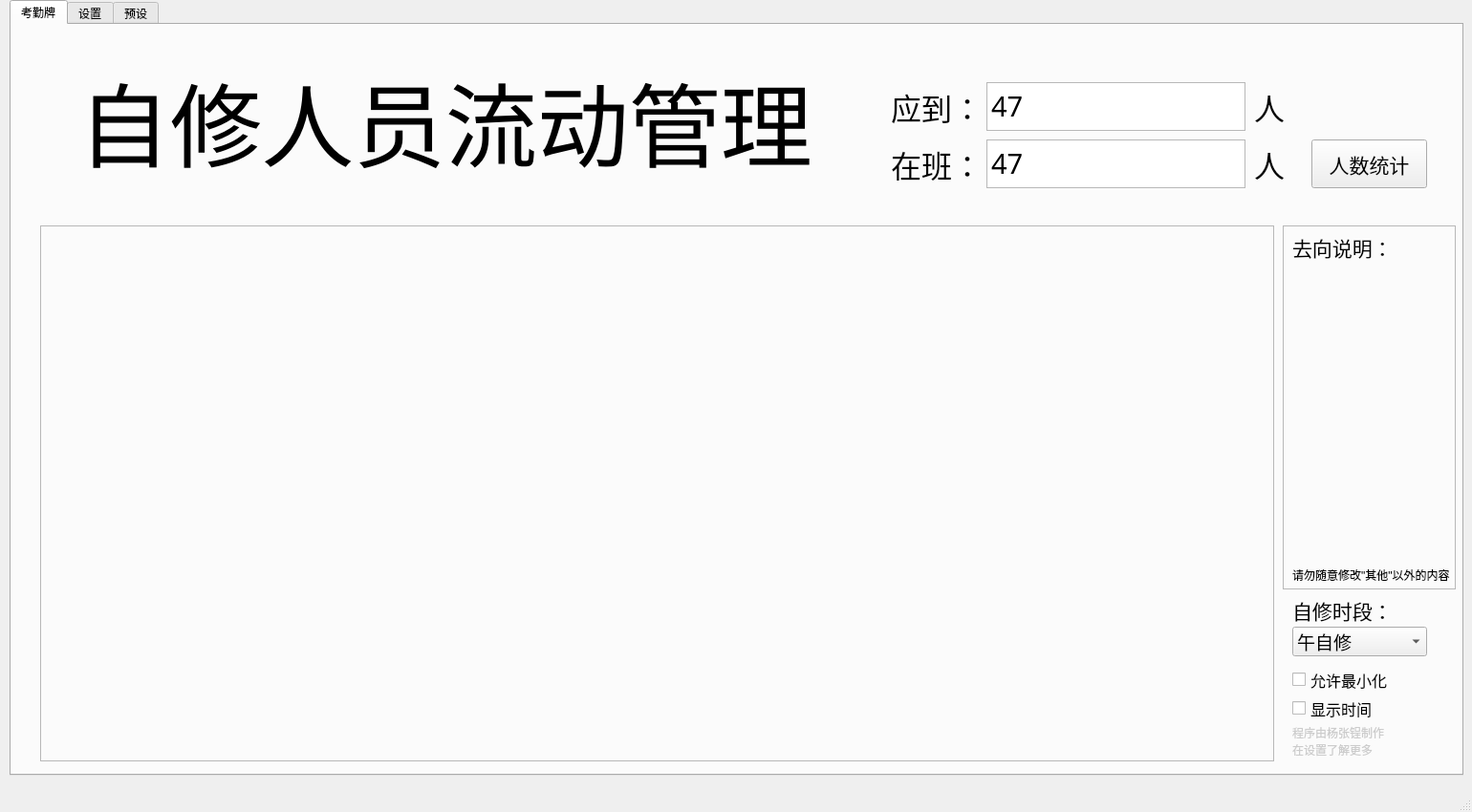
<?xml version="1.0" encoding="UTF-8"?>
<ui version="4.0">
 <class>FlowManager</class>
 <widget class="QMainWindow" name="FlowManager">
  <property name="geometry">
   <rect>
    <x>0</x>
    <y>0</y>
    <width>1540</width>
    <height>850</height>
   </rect>
  </property>
  <property name="windowTitle">
   <string>FlowManager</string>
  </property>
  <widget class="QWidget" name="centralwidget">
   <widget class="QTabWidget" name="tabWidget">
    <property name="geometry">
     <rect>
      <x>10</x>
      <y>0</y>
      <width>1521</width>
      <height>812</height>
     </rect>
    </property>
    <property name="currentIndex">
     <number>0</number>
    </property>
    <widget class="QWidget" name="Main">
     <attribute name="title">
      <string>考勤牌</string>
     </attribute>
     <widget class="QLabel" name="LabelHead">
      <property name="geometry">
       <rect>
        <x>20</x>
        <y>40</y>
        <width>991</width>
        <height>121</height>
       </rect>
      </property>
      <property name="font">
       <font>
        <family>微软雅黑</family>
        <pointsize>72</pointsize>
       </font>
      </property>
      <property name="text">
       <string>  自修人员流动管理</string>
      </property>
     </widget>
     <widget class="QLabel" name="LabelExpected">
      <property name="geometry">
       <rect>
        <x>920</x>
        <y>60</y>
        <width>91</width>
        <height>51</height>
       </rect>
      </property>
      <property name="font">
       <font>
        <family>微软雅黑</family>
        <pointsize>24</pointsize>
       </font>
      </property>
      <property name="text">
       <string>应到：</string>
      </property>
     </widget>
     <widget class="QLabel" name="LabelActual">
      <property name="geometry">
       <rect>
        <x>920</x>
        <y>120</y>
        <width>91</width>
        <height>51</height>
       </rect>
      </property>
      <property name="font">
       <font>
        <family>微软雅黑</family>
        <pointsize>24</pointsize>
       </font>
      </property>
      <property name="text">
       <string>在班：</string>
      </property>
     </widget>
     <widget class="QTextEdit" name="EditExpected">
      <property name="geometry">
       <rect>
        <x>1020</x>
        <y>60</y>
        <width>271</width>
        <height>51</height>
       </rect>
      </property>
      <property name="font">
       <font>
        <family>微软雅黑</family>
        <pointsize>22</pointsize>
       </font>
      </property>
      <property name="html">
       <string>&lt;!DOCTYPE HTML PUBLIC &quot;-//W3C//DTD HTML 4.0//EN&quot; &quot;http://www.w3.org/TR/REC-html40/strict.dtd&quot;&gt;
&lt;html&gt;&lt;head&gt;&lt;meta name=&quot;qrichtext&quot; content=&quot;1&quot; /&gt;&lt;meta charset=&quot;utf-8&quot; /&gt;&lt;style type=&quot;text/css&quot;&gt;
p, li { white-space: pre-wrap; }
hr { height: 1px; border-width: 0; }
li.unchecked::marker { content: &quot;\2610&quot;; }
li.checked::marker { content: &quot;\2612&quot;; }
&lt;/style&gt;&lt;/head&gt;&lt;body style=&quot; font-family:'微软雅黑'; font-size:22pt; font-weight:400; font-style:normal;&quot;&gt;
&lt;p style=&quot; margin-top:0px; margin-bottom:0px; margin-left:0px; margin-right:0px; -qt-block-indent:0; text-indent:0px;&quot;&gt;47&lt;/p&gt;&lt;/body&gt;&lt;/html&gt;</string>
      </property>
     </widget>
     <widget class="QTextEdit" name="EditActual">
      <property name="geometry">
       <rect>
        <x>1020</x>
        <y>120</y>
        <width>271</width>
        <height>51</height>
       </rect>
      </property>
      <property name="font">
       <font>
        <family>微软雅黑</family>
        <pointsize>22</pointsize>
       </font>
      </property>
      <property name="html">
       <string>&lt;!DOCTYPE HTML PUBLIC &quot;-//W3C//DTD HTML 4.0//EN&quot; &quot;http://www.w3.org/TR/REC-html40/strict.dtd&quot;&gt;
&lt;html&gt;&lt;head&gt;&lt;meta name=&quot;qrichtext&quot; content=&quot;1&quot; /&gt;&lt;meta charset=&quot;utf-8&quot; /&gt;&lt;style type=&quot;text/css&quot;&gt;
p, li { white-space: pre-wrap; }
hr { height: 1px; border-width: 0; }
li.unchecked::marker { content: &quot;\2610&quot;; }
li.checked::marker { content: &quot;\2612&quot;; }
&lt;/style&gt;&lt;/head&gt;&lt;body style=&quot; font-family:'微软雅黑'; font-size:22pt; font-weight:400; font-style:normal;&quot;&gt;
&lt;p style=&quot; margin-top:0px; margin-bottom:0px; margin-left:0px; margin-right:0px; -qt-block-indent:0; text-indent:0px;&quot;&gt;47&lt;/p&gt;&lt;/body&gt;&lt;/html&gt;</string>
      </property>
     </widget>
     <widget class="QLabel" name="label_9">
      <property name="geometry">
       <rect>
        <x>1300</x>
        <y>60</y>
        <width>31</width>
        <height>51</height>
       </rect>
      </property>
      <property name="font">
       <font>
        <family>微软雅黑</family>
        <pointsize>24</pointsize>
       </font>
      </property>
      <property name="text">
       <string>人</string>
      </property>
     </widget>
     <widget class="QLabel" name="label_10">
      <property name="geometry">
       <rect>
        <x>1300</x>
        <y>120</y>
        <width>41</width>
        <height>51</height>
       </rect>
      </property>
      <property name="font">
       <font>
        <family>微软雅黑</family>
        <pointsize>24</pointsize>
       </font>
      </property>
      <property name="text">
       <string>人</string>
      </property>
     </widget>
     <widget class="QFrame" name="Students">
      <property name="geometry">
       <rect>
        <x>30</x>
        <y>210</y>
        <width>1291</width>
        <height>561</height>
       </rect>
      </property>
      <property name="frameShape">
       <enum>QFrame::Shape::StyledPanel</enum>
      </property>
      <property name="frameShadow">
       <enum>QFrame::Shadow::Raised</enum>
      </property>
     </widget>
     <widget class="QPushButton" name="ButtonCount">
      <property name="geometry">
       <rect>
        <x>1360</x>
        <y>120</y>
        <width>121</width>
        <height>51</height>
       </rect>
      </property>
      <property name="font">
       <font>
        <family>微软雅黑</family>
        <pointsize>16</pointsize>
       </font>
      </property>
      <property name="text">
       <string>人数统计</string>
      </property>
     </widget>
     <widget class="QLabel" name="label_21">
      <property name="geometry">
       <rect>
        <x>1340</x>
        <y>600</y>
        <width>126</width>
        <height>26</height>
       </rect>
      </property>
      <property name="font">
       <font>
        <pointsize>16</pointsize>
       </font>
      </property>
      <property name="text">
       <string>自修时段：</string>
      </property>
     </widget>
     <widget class="QComboBox" name="comboBox">
      <property name="geometry">
       <rect>
        <x>1340</x>
        <y>630</y>
        <width>141</width>
        <height>31</height>
       </rect>
      </property>
      <property name="font">
       <font>
        <family>微软雅黑</family>
        <pointsize>14</pointsize>
       </font>
      </property>
      <item>
       <property name="text">
        <string>午自修</string>
       </property>
      </item>
      <item>
       <property name="text">
        <string>晚自修</string>
       </property>
      </item>
      <item>
       <property name="text">
        <string>自修课</string>
       </property>
      </item>
      <item>
       <property name="text">
        <string>早自修</string>
       </property>
      </item>
      <item>
       <property name="text">
        <string>小礼拜</string>
       </property>
      </item>
     </widget>
     <widget class="QFrame" name="Destination">
      <property name="geometry">
       <rect>
        <x>1330</x>
        <y>210</y>
        <width>181</width>
        <height>381</height>
       </rect>
      </property>
      <property name="frameShape">
       <enum>QFrame::Shape::StyledPanel</enum>
      </property>
      <property name="frameShadow">
       <enum>QFrame::Shadow::Raised</enum>
      </property>
      <widget class="QLabel" name="label_19">
       <property name="geometry">
        <rect>
         <x>10</x>
         <y>10</y>
         <width>105</width>
         <height>26</height>
        </rect>
       </property>
       <property name="font">
        <font>
         <pointsize>16</pointsize>
        </font>
       </property>
       <property name="text">
        <string>去向说明：</string>
       </property>
      </widget>
      <widget class="QLabel" name="label_3">
       <property name="geometry">
        <rect>
         <x>10</x>
         <y>350</y>
         <width>181</width>
         <height>31</height>
        </rect>
       </property>
       <property name="text">
        <string>请勿随意修改&quot;其他&quot;以外的内容</string>
       </property>
      </widget>
     </widget>
     <widget class="QLabel" name="label_18">
      <property name="geometry">
       <rect>
        <x>1341</x>
        <y>789</y>
        <width>63</width>
        <height>28</height>
       </rect>
      </property>
      <property name="font">
       <font>
        <family>微软雅黑</family>
        <pointsize>16</pointsize>
       </font>
      </property>
      <property name="styleSheet">
       <string notr="true">background-color: rgb(230, 230, 230)</string>
      </property>
      <property name="text">
       <string>不参加</string>
      </property>
     </widget>
     <widget class="QCheckBox" name="allowMin">
      <property name="geometry">
       <rect>
        <x>1340</x>
        <y>670</y>
        <width>141</width>
        <height>31</height>
       </rect>
      </property>
      <property name="font">
       <font>
        <family>微软雅黑</family>
        <pointsize>12</pointsize>
       </font>
      </property>
      <property name="text">
       <string>允许最小化</string>
      </property>
     </widget>
     <widget class="QCheckBox" name="showSysTime">
      <property name="geometry">
       <rect>
        <x>1340</x>
        <y>700</y>
        <width>111</width>
        <height>31</height>
       </rect>
      </property>
      <property name="font">
       <font>
        <family>微软雅黑</family>
        <pointsize>12</pointsize>
       </font>
      </property>
      <property name="text">
       <string>显示时间</string>
      </property>
     </widget>
     <widget class="QLabel" name="label_4">
      <property name="geometry">
       <rect>
        <x>1340</x>
        <y>729</y>
        <width>131</width>
        <height>41</height>
       </rect>
      </property>
      <property name="styleSheet">
       <string notr="true">color:rgb(204, 204, 204)</string>
      </property>
      <property name="text">
       <string>程序由杨张锃制作
在设置了解更多</string>
      </property>
     </widget>
    </widget>
    <widget class="QWidget" name="Settings">
     <attribute name="title">
      <string>设置</string>
     </attribute>
     <widget class="QLabel" name="label_6">
      <property name="geometry">
       <rect>
        <x>50</x>
        <y>180</y>
        <width>291</width>
        <height>20</height>
       </rect>
      </property>
      <property name="text">
       <string>20260134杨张锃制作，已开源于github  点击跳转 -&gt;</string>
      </property>
     </widget>
     <widget class="QLabel" name="urlLabel">
      <property name="geometry">
       <rect>
        <x>350</x>
        <y>180</y>
        <width>271</width>
        <height>20</height>
       </rect>
      </property>
      <property name="styleSheet">
       <string notr="true">&lt;herf=https://github.com/ChewyTube/FlowManager&gt;https://github.com/ChewyTube/FlowManager</string>
      </property>
      <property name="text">
       <string>https://github.com/ChewyTube/FlowManager</string>
      </property>
     </widget>
     <widget class="QPlainTextEdit" name="plainTextEdit">
      <property name="geometry">
       <rect>
        <x>50</x>
        <y>210</y>
        <width>561</width>
        <height>171</height>
       </rect>
      </property>
      <property name="plainText">
       <string>更新日志：
2024/07/03 23:01 
取消最小化功能
2024/07/05 21:52
支持26届所有班级，修复其他已知问题
2024年7月6日 23点11分
修改代码架构
支持状态颜色修改
支持Alt+Ctrl+F快捷键允许最小化2min，Alt+Ctrl+K取消允许最小化</string>
      </property>
     </widget>
     <widget class="QLabel" name="label_7">
      <property name="geometry">
       <rect>
        <x>60</x>
        <y>39</y>
        <width>121</width>
        <height>41</height>
       </rect>
      </property>
      <property name="font">
       <font>
        <pointsize>14</pointsize>
       </font>
      </property>
      <property name="text">
       <string>班级选择：</string>
      </property>
     </widget>
     <widget class="QComboBox" name="classChooseBox">
      <property name="geometry">
       <rect>
        <x>160</x>
        <y>40</y>
        <width>141</width>
        <height>41</height>
       </rect>
      </property>
      <property name="font">
       <font>
        <pointsize>14</pointsize>
       </font>
      </property>
      <item>
       <property name="text">
        <string>01</string>
       </property>
      </item>
      <item>
       <property name="text">
        <string>02</string>
       </property>
      </item>
      <item>
       <property name="text">
        <string>03</string>
       </property>
      </item>
      <item>
       <property name="text">
        <string>04</string>
       </property>
      </item>
      <item>
       <property name="text">
        <string>05</string>
       </property>
      </item>
      <item>
       <property name="text">
        <string>06</string>
       </property>
      </item>
      <item>
       <property name="text">
        <string>07</string>
       </property>
      </item>
      <item>
       <property name="text">
        <string>08</string>
       </property>
      </item>
      <item>
       <property name="text">
        <string>09</string>
       </property>
      </item>
      <item>
       <property name="text">
        <string>10</string>
       </property>
      </item>
      <item>
       <property name="text">
        <string>11</string>
       </property>
      </item>
      <item>
       <property name="text">
        <string>12</string>
       </property>
      </item>
      <item>
       <property name="text">
        <string>13</string>
       </property>
      </item>
      <item>
       <property name="text">
        <string>14</string>
       </property>
      </item>
     </widget>
     <widget class="QLabel" name="label_5">
      <property name="geometry">
       <rect>
        <x>60</x>
        <y>390</y>
        <width>361</width>
        <height>71</height>
       </rect>
      </property>
      <property name="text">
       <string>暂时还是无法直接最小化，等学考考完再写</string>
      </property>
     </widget>
    </widget>
    <widget class="QWidget" name="tab">
     <attribute name="title">
      <string>预设</string>
     </attribute>
     <widget class="QLabel" name="label">
      <property name="geometry">
       <rect>
        <x>30</x>
        <y>30</y>
        <width>81</width>
        <height>51</height>
       </rect>
      </property>
      <property name="font">
       <font>
        <family>微软雅黑</family>
        <pointsize>16</pointsize>
       </font>
      </property>
      <property name="text">
       <string>时间段：</string>
      </property>
     </widget>
     <widget class="QComboBox" name="presetTimeChoose">
      <property name="geometry">
       <rect>
        <x>130</x>
        <y>40</y>
        <width>141</width>
        <height>31</height>
       </rect>
      </property>
      <property name="font">
       <font>
        <family>微软雅黑</family>
        <pointsize>14</pointsize>
       </font>
      </property>
      <item>
       <property name="text">
        <string>午自修</string>
       </property>
      </item>
      <item>
       <property name="text">
        <string>晚自修</string>
       </property>
      </item>
      <item>
       <property name="text">
        <string>自修课</string>
       </property>
      </item>
      <item>
       <property name="text">
        <string>早自修</string>
       </property>
      </item>
     </widget>
     <widget class="QFrame" name="Students_2">
      <property name="geometry">
       <rect>
        <x>30</x>
        <y>90</y>
        <width>1291</width>
        <height>561</height>
       </rect>
      </property>
      <property name="frameShape">
       <enum>QFrame::Shape::StyledPanel</enum>
      </property>
      <property name="frameShadow">
       <enum>QFrame::Shadow::Raised</enum>
      </property>
     </widget>
     <widget class="QLabel" name="label_2">
      <property name="geometry">
       <rect>
        <x>310</x>
        <y>30</y>
        <width>341</width>
        <height>51</height>
       </rect>
      </property>
      <property name="text">
       <string>// @TODO 添加预设 座位映射 存储 修改人数统计(特别是变量名)</string>
      </property>
     </widget>
    </widget>
   </widget>
  </widget>
  <widget class="QMenuBar" name="menubar">
   <property name="geometry">
    <rect>
     <x>0</x>
     <y>0</y>
     <width>1540</width>
     <height>37</height>
    </rect>
   </property>
  </widget>
  <widget class="QStatusBar" name="statusbar"/>
 </widget>
 <resources/>
 <connections>
  <connection>
   <sender>ButtonCount</sender>
   <signal>clicked()</signal>
   <receiver>FlowManager</receiver>
   <slot>Count()</slot>
   <hints>
    <hint type="sourcelabel">
     <x>1459</x>
     <y>196</y>
    </hint>
    <hint type="destinationlabel">
     <x>1423</x>
     <y>-81</y>
    </hint>
   </hints>
  </connection>
  <connection>
   <sender>comboBox</sender>
   <signal>currentTextChanged(QString)</signal>
   <receiver>FlowManager</receiver>
   <slot>PeriodChanged(QString)</slot>
   <hints>
    <hint type="sourcelabel">
     <x>1412</x>
     <y>676</y>
    </hint>
    <hint type="destinationlabel">
     <x>1879</x>
     <y>677</y>
    </hint>
   </hints>
  </connection>
 </connections>
 <slots>
  <slot>StuClicked()</slot>
  <slot>Count()</slot>
  <slot>PeriodChanged(QString)</slot>
 </slots>
</ui>
